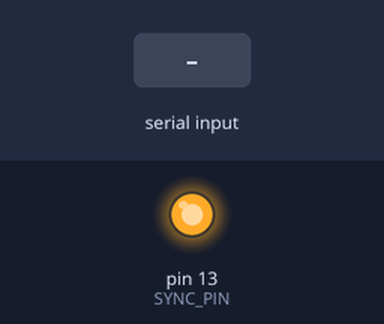
A sketch run on a simulated Arduino Uno, built with avr-gcc and run on an emulated ATmega328P. Shown: output pins drawn as LEDs (lit = HIGH). Inputs (shaded band) come from the test bench. What the sketch prints to the serial monitor is not drawn.

Above: at 1.2 s.
1.3 s: "S\n" received over Serial
4.3 s: "s\n" received over Serial
Timing chart, 0 to 13.5 s (numbered marks = the images above; inputs shaded):
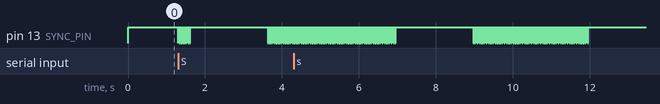

Measured:
- after the input at 1.3 s, pin 13 (SYNC_PIN): goes 9 × (LOW 0.01 s, HIGH 0.02 s), LOW 0.01 s, HIGH 2.0 s, 19 × (LOW 0.01 s, HIGH 0.02 s), LOW 0.01 s, then HIGH, starting at once

The sketch:

exposure_trigger.ino
```cpp
/*
 * exposure_trigger.ino - External trigger generator for IMX296 camera array
 *
 * The trigger line is normally HIGH; each trigger is an active-LOW pulse
 * whose width equals the sensor exposure time (IMX296 trigger mode).
 *
 * Burst mode: every PERIOD, a train of pulses is generated at FPS rate
 * for BURST milliseconds (e.g. 30 fps x 3000 ms = 90 frames), so all 16
 * cameras stay frame-synchronized for video analysis.
 *
 * Serial protocol (115200 baud, newline-terminated commands):
 *   E<us>   Exposure time / pulse width in microseconds     e.g. "E10000"
 *   T<ms>   Period between burst starts in milliseconds     e.g. "T60000"
 *   F<fps>  Frame rate within a burst (1..60)               e.g. "F30"
 *   B<ms>   Burst duration in milliseconds                  e.g. "B3000"
 *   S       Start triggering
 *   P       Pause (stop) triggering
 *   R       Report: "EXP <us> PERIOD <ms> FPS <fps> BURST <ms> RUNNING <0|1>"
 * All setting commands are saved to EEPROM.
 *
 * Note: during a burst (a few seconds) serial commands are not processed.
 *
 * Headless fail-safe: if no serial command is received within
 * AUTO_START_DELAY_MS after power-on, triggering starts automatically
 * using the EEPROM values.
 */

#include <EEPROM.h>

const int SYNC_PIN = 13;  // Output pin (built-in LED for visual feedback)

const unsigned long AUTO_START_DELAY_MS = 120000;  // 2 minutes

// Defaults used when EEPROM is uninitialized
const unsigned long DEFAULT_EXPOSURE_US = 10000;   // 10 ms
const unsigned long DEFAULT_PERIOD_MS   = 60000;   // 60 s between bursts
const unsigned long DEFAULT_FPS         = 30;      // frames/s within burst
const unsigned long DEFAULT_BURST_MS    = 3000;    // 3 s burst

// EEPROM layout (magic bumped: layout changed from single-shot version)
const uint32_t EEPROM_MAGIC = 0xC0DE5A02;
struct Settings {
  uint32_t magic;
  uint32_t exposure_us;
  uint32_t period_ms;
  uint32_t fps;
  uint32_t burst_ms;
};

unsigned long exposure_us = DEFAULT_EXPOSURE_US;
unsigned long period_ms   = DEFAULT_PERIOD_MS;
unsigned long fps         = DEFAULT_FPS;
unsigned long burst_ms    = DEFAULT_BURST_MS;

bool running = false;
bool commandReceived = false;   // any serial command disables auto-start
unsigned long lastBurstTime = 0;

String rxBuffer = "";

void loadSettings() {
  Settings s;
  EEPROM.get(0, s);
  if (s.magic == EEPROM_MAGIC &&
      s.exposure_us > 0 && s.period_ms > 0 &&
      s.fps >= 1 && s.fps <= 60 && s.burst_ms > 0) {
    exposure_us = s.exposure_us;
    period_ms   = s.period_ms;
    fps         = s.fps;
    burst_ms    = s.burst_ms;
  }
}

void saveSettings() {
  Settings s;
  s.magic = EEPROM_MAGIC;
  s.exposure_us = exposure_us;
  s.period_ms   = period_ms;
  s.fps         = fps;
  s.burst_ms    = burst_ms;
  EEPROM.put(0, s);  // EEPROM.put only writes changed bytes
}

// One active-LOW pulse of exposure_us microseconds.
// delayMicroseconds() is only accurate up to ~16383 us.
void firePulse() {
  unsigned long us = exposure_us;
  digitalWrite(SYNC_PIN, LOW);
  if (us > 16000) {
    delay(us / 1000);
    if (us % 1000 > 0) delayMicroseconds(us % 1000);
  } else {
    delayMicroseconds(us);
  }
  digitalWrite(SYNC_PIN, HIGH);
}

// Warm-up: the camera pipeline discards its first few frames after
// (re)start, which would otherwise truncate the first real burst.
// Fire a short pulse train to absorb those dropped frames.
const unsigned long WARMUP_PULSES = 10;
void fireWarmup() {
  unsigned long interval_us = 1000000UL / fps;
  if (exposure_us + 500 > interval_us) interval_us = exposure_us + 500;
  for (unsigned long i = 0; i < WARMUP_PULSES; i++) {
    unsigned long t0 = micros();
    firePulse();
    while ((unsigned long)(micros() - t0) < interval_us) { }
  }
}

// Pulse train: n frames at fps. Blocking (a few seconds).
void fireBurst() {
  unsigned long interval_us = 1000000UL / fps;
  // If exposure doesn't fit in the frame interval, stretch the interval
  if (exposure_us + 500 > interval_us) interval_us = exposure_us + 500;

  unsigned long n = burst_ms * fps / 1000UL;
  if (n < 1) n = 1;

  for (unsigned long i = 0; i < n; i++) {
    unsigned long t0 = micros();
    firePulse();
    // Busy-wait the remainder of the frame interval (handles micros wrap)
    while ((unsigned long)(micros() - t0) < interval_us) { }
  }
}

void handleCommand(String cmd) {
  cmd.trim();
  if (cmd.length() == 0) return;
  commandReceived = true;

  char c = cmd.charAt(0);
  long v = cmd.substring(1).toInt();

  switch (c) {
    case 'E': case 'e':
      if (v >= 30 && v <= 10000000L) {          // 30 us .. 10 s
        exposure_us = (unsigned long)v;
        saveSettings();
        Serial.print(F("OK E ")); Serial.println(exposure_us);
      } else Serial.println(F("ERR E range 30..10000000"));
      break;
    case 'T': case 't':
      if (v >= 1000 && v <= 3600000L) {         // 1 s .. 1 h
        period_ms = (unsigned long)v;
        saveSettings();
        Serial.print(F("OK T ")); Serial.println(period_ms);
      } else Serial.println(F("ERR T range 1000..3600000"));
      break;
    case 'F': case 'f':
      if (v >= 1 && v <= 60) {                  // sensor limit ~60 fps
        fps = (unsigned long)v;
        saveSettings();
        Serial.print(F("OK F ")); Serial.println(fps);
      } else Serial.println(F("ERR F range 1..60"));
      break;
    case 'B': case 'b':
      if (v >= 100 && v <= 30000L) {            // 0.1 s .. 30 s
        burst_ms = (unsigned long)v;
        saveSettings();
        Serial.print(F("OK B ")); Serial.println(burst_ms);
      } else Serial.println(F("ERR B range 100..30000"));
      break;
    case 'S': case 's':
      Serial.println(F("OK S"));
      fireWarmup();                             // absorb pipeline drop-frames
      delay(2000);
      running = true;
      lastBurstTime = millis() - period_ms;     // first real burst immediately
      break;
    case 'P': case 'p':
      running = false;
      Serial.println(F("OK P"));
      break;
    case 'R': case 'r':
      Serial.print(F("EXP "));    Serial.print(exposure_us);
      Serial.print(F(" PERIOD ")); Serial.print(period_ms);
      Serial.print(F(" FPS "));    Serial.print(fps);
      Serial.print(F(" BURST "));  Serial.print(burst_ms);
      Serial.print(F(" RUNNING "));
      Serial.println(running ? 1 : 0);
      break;
    default:
      Serial.println(F("ERR unknown command"));
      break;
  }
}

void setup() {
  pinMode(SYNC_PIN, OUTPUT);
  digitalWrite(SYNC_PIN, HIGH);  // Signal normally HIGH (idle)
  Serial.begin(115200);
  loadSettings();
}

void loop() {
  // --- Serial command handling (non-blocking) ---
  while (Serial.available() > 0) {
    char ch = (char)Serial.read();
    if (ch == '\n' || ch == '\r') {
      if (rxBuffer.length() > 0) {
        handleCommand(rxBuffer);
        rxBuffer = "";
      }
    } else if (rxBuffer.length() < 32) {
      rxBuffer += ch;
    }
  }

  unsigned long now = millis();

  // --- Headless fail-safe auto start ---
  if (!running && !commandReceived && now >= AUTO_START_DELAY_MS) {
    fireWarmup();                     // absorb pipeline drop-frames
    delay(2000);
    running = true;
    lastBurstTime = millis() - period_ms;  // first real burst immediately
  }

  // --- Periodic burst ---
  if (running && (now - lastBurstTime >= period_ms)) {
    lastBurstTime = now;  // period measured start-to-start
    fireBurst();
  }
}
```
